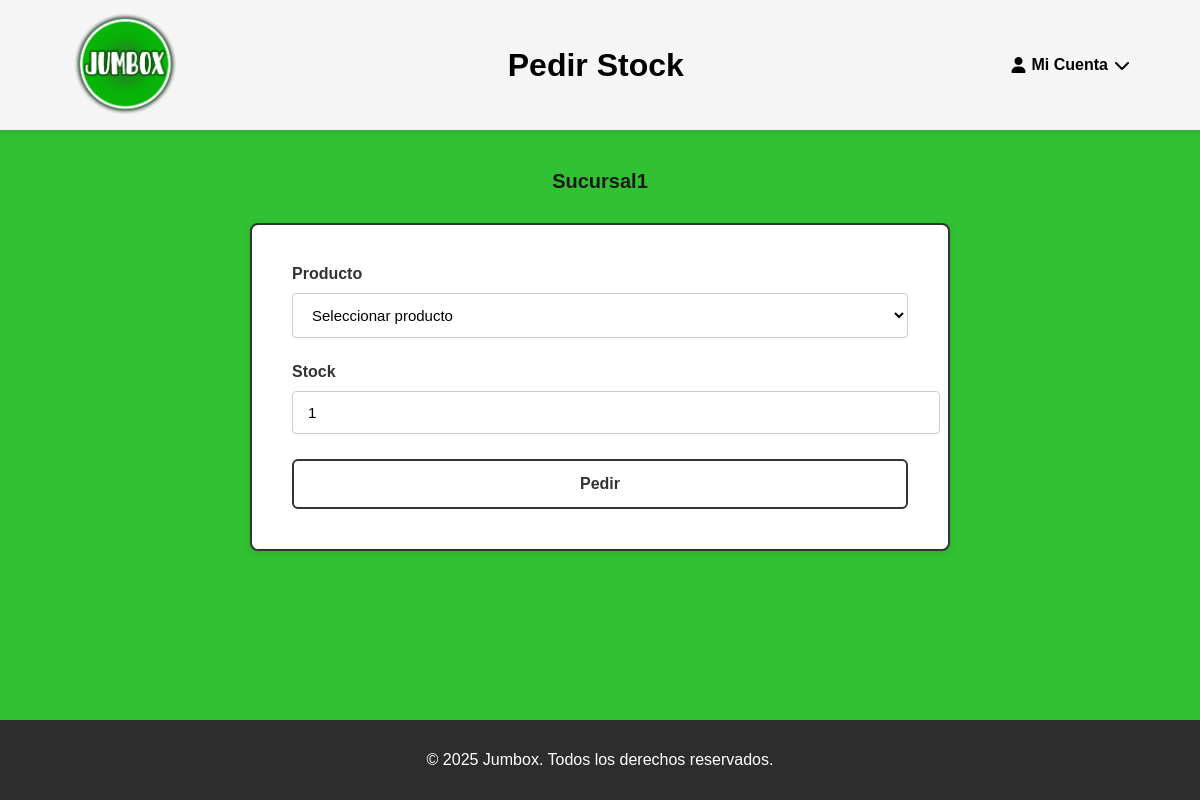
The app's page /sucursal/pedir-stock (signed in), older data.
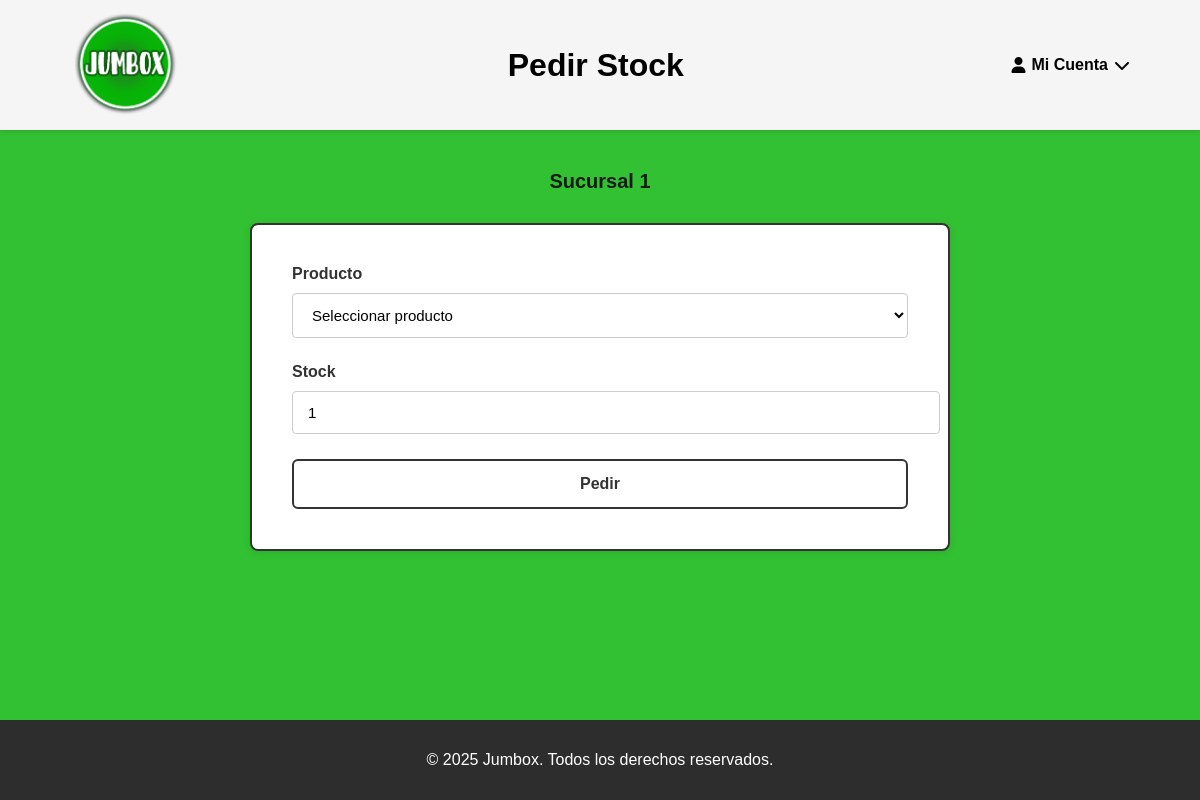
The same page, newer data.
### tables this page shows
CREATE TABLE cliente (
  id_cliente INTEGER PRIMARY KEY AUTOINCREMENT,
  nombre TEXT NOT NULL,
  direccion TEXT NOT NULL,
  telefono INTEGER NOT NULL UNIQUE,
  contrasena TEXT,
  tipo TEXT DEFAULT 'usuario'
);

### app.py (the view, shortened to what this page needs)
@app.route('/sucursal/pedir-stock', methods=['GET', 'POST'])
def sucursal_pedir_stock():
    resp = require_login_redirect()
    if resp:
        return resp
    if session.get('tipo') != 'sucursal':
        flash("No autorizado.", "error")
        return redirect(url_for('home'))
    cliente_sucursal_id = session.get('id_cliente')
    with get_conn() as conn:
        sucursal = conn.execute("""
            SELECT nombre FROM cliente WHERE id_cliente = ?
        """, (cliente_sucursal_id,)).fetchone()
        sucursal_nombre = sucursal['nombre'] if sucursal else "Sucursal"
        productos = conn.execute("""
            SELECT
                p.id_producto,
                p.nombre,
                COALESCE(a.cantidad, 0) AS stock_actual
            FROM producto p
            LEFT JOIN almacen_sucursal a
                ON a.fk_producto = p.id_producto
                AND a.fk_sucursal = ?
            ORDER BY p.nombre
        """, (cliente_sucursal_id,)).fetchall()
    return render_template('sucursal_pedir_stock.html',
                        productos=productos,
                        sucursal_nombre=sucursal_nombre)

### app.py (called while the page is built)
def get_conn():
    conn = sqlite3.connect(DB_NAME)
    conn.row_factory = sqlite3.Row
    conn.execute("PRAGMA foreign_keys = ON;")
    return conn

def require_login_redirect():
    if 'id_cliente' not in session:
        flash("Necesitás iniciar sesión.", "error")
        return redirect(url_for('login'))
    return None

### templates/sucursal_pedir_stock.html (shortened to what this page needs)
<!DOCTYPE html>
<html lang="es">
<head>
    <link rel="stylesheet" href="{{ url_for('static', filename='style.css') }}">
    <link rel="stylesheet" href="https://cdnjs.cloudflare.com/ajax/libs/font-awesome/6.5.0/css/all.min.css">
</head>
<body>
    <header class="main-header">
        <div class="logo">
            <a href="{{ url_for('home') }}">
                <img src="{{ url_for('static', filename='img/logo.png') }}" alt="Jumbox">
            </a>
        </div>
        <div class="titulo-header">
            <h1>Pedir Stock</h1>
        </div>
        <div class="cuenta" tabindex="0">
            <div class="cuenta-btn">
                <i class="fa-solid fa-user"></i>
                <span>Mi Cuenta</span>
                <i class="fa-solid fa-chevron-down"></i>
            </div>
        </div>
    </header>
    <main>
        <div class="pedir-stock-container">
            <div class="sucursal-header">
                <h2>{{ sucursal_nombre }}</h2>
            </div>
            <div class="pedir-stock-form">
                <form method="POST" id="formPedirStock">
                    <div class="form-group">
                        <label for="producto_id"><strong>Producto</strong></label>
                        <select id="producto_id" name="producto_id" required onchange="actualizarStock()">
                            <option value="">Seleccionar producto</option>
                        </select>
                    </div>
                    <div class="form-group">
                        <label for="cantidad"><strong>Stock</strong></label>
                        <input type="number" id="cantidad" name="cantidad" min="1" value="1" required>
                    </div>
                    <button type="submit" class="btn-pedir">Pedir</button>
                </form>
            </div>
        </div>
    </main>
    <footer>
        <p>© 2025 Jumbox. Todos los derechos reservados.</p>
    </footer>
</body>
</html>

Row changes from the older to the newer data that the page shows:
changed cliente: nombre "Sucursal1" → "Sucursal 1"
